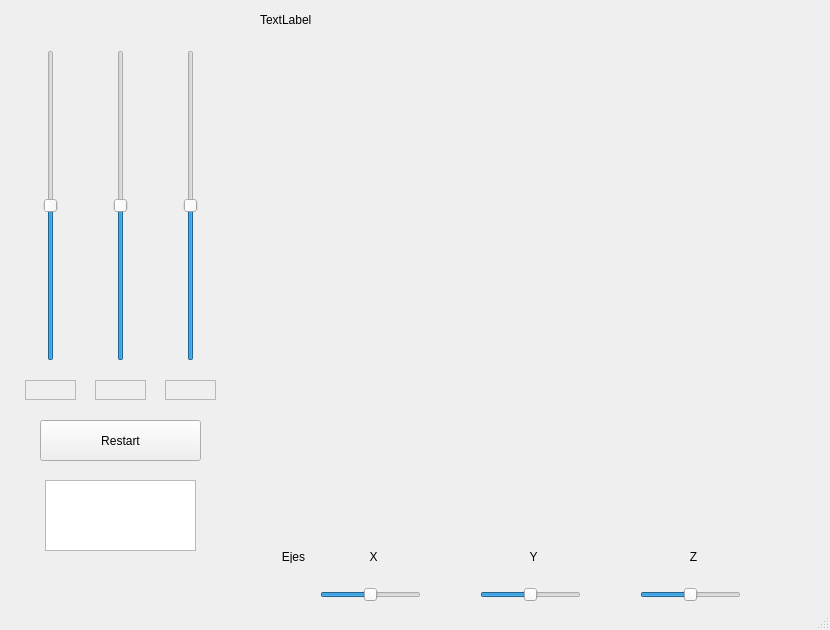
<?xml version="1.0" encoding="UTF-8"?>
<ui version="4.0">
 <class>MainWindow</class>
 <widget class="QMainWindow" name="MainWindow">
  <property name="geometry">
   <rect>
    <x>0</x>
    <y>0</y>
    <width>830</width>
    <height>630</height>
   </rect>
  </property>
  <property name="windowTitle">
   <string>Ventana Principal</string>
  </property>
  <widget class="QWidget" name="centralwidget">
   <widget class="QSlider" name="J1_ctl">
    <property name="geometry">
     <rect>
      <x>30</x>
      <y>50</y>
      <width>41</width>
      <height>311</height>
     </rect>
    </property>
    <property name="cursor">
     <cursorShape>ClosedHandCursor</cursorShape>
    </property>
    <property name="minimum">
     <number>-180</number>
    </property>
    <property name="maximum">
     <number>180</number>
    </property>
    <property name="tracking">
     <bool>true</bool>
    </property>
    <property name="orientation">
     <enum>Qt::Vertical</enum>
    </property>
   </widget>
   <widget class="QPushButton" name="RestartButton">
    <property name="geometry">
     <rect>
      <x>40</x>
      <y>420</y>
      <width>161</width>
      <height>41</height>
     </rect>
    </property>
    <property name="text">
     <string>Restart</string>
    </property>
   </widget>
   <widget class="QLabel" name="WelcomeLabel">
    <property name="geometry">
     <rect>
      <x>260</x>
      <y>10</y>
      <width>171</width>
      <height>20</height>
     </rect>
    </property>
    <property name="text">
     <string>TextLabel</string>
    </property>
   </widget>
   <widget class="QSlider" name="J2_ctl">
    <property name="geometry">
     <rect>
      <x>100</x>
      <y>50</y>
      <width>41</width>
      <height>311</height>
     </rect>
    </property>
    <property name="cursor">
     <cursorShape>ClosedHandCursor</cursorShape>
    </property>
    <property name="minimum">
     <number>-180</number>
    </property>
    <property name="maximum">
     <number>180</number>
    </property>
    <property name="orientation">
     <enum>Qt::Vertical</enum>
    </property>
   </widget>
   <widget class="QSlider" name="J3_ctl">
    <property name="geometry">
     <rect>
      <x>170</x>
      <y>50</y>
      <width>41</width>
      <height>311</height>
     </rect>
    </property>
    <property name="cursor">
     <cursorShape>ClosedHandCursor</cursorShape>
    </property>
    <property name="minimum">
     <number>-180</number>
    </property>
    <property name="maximum">
     <number>180</number>
    </property>
    <property name="orientation">
     <enum>Qt::Vertical</enum>
    </property>
   </widget>
   <widget class="QLabel" name="J1_label">
    <property name="geometry">
     <rect>
      <x>25</x>
      <y>380</y>
      <width>51</width>
      <height>20</height>
     </rect>
    </property>
    <property name="frameShape">
     <enum>QFrame::StyledPanel</enum>
    </property>
    <property name="text">
     <string/>
    </property>
    <property name="alignment">
     <set>Qt::AlignCenter</set>
    </property>
   </widget>
   <widget class="QLabel" name="J2_label">
    <property name="geometry">
     <rect>
      <x>95</x>
      <y>380</y>
      <width>51</width>
      <height>20</height>
     </rect>
    </property>
    <property name="frameShape">
     <enum>QFrame::StyledPanel</enum>
    </property>
    <property name="text">
     <string/>
    </property>
    <property name="alignment">
     <set>Qt::AlignCenter</set>
    </property>
   </widget>
   <widget class="QLabel" name="J3_label">
    <property name="geometry">
     <rect>
      <x>165</x>
      <y>380</y>
      <width>51</width>
      <height>20</height>
     </rect>
    </property>
    <property name="frameShape">
     <enum>QFrame::StyledPanel</enum>
    </property>
    <property name="text">
     <string/>
    </property>
    <property name="alignment">
     <set>Qt::AlignCenter</set>
    </property>
   </widget>
   <widget class="QGraphicsView" name="graphicsView">
    <property name="geometry">
     <rect>
      <x>45</x>
      <y>480</y>
      <width>151</width>
      <height>71</height>
     </rect>
    </property>
   </widget>
   <widget class="QLabel" name="label">
    <property name="geometry">
     <rect>
      <x>70</x>
      <y>500</y>
      <width>101</width>
      <height>31</height>
     </rect>
    </property>
    <property name="text">
     <string/>
    </property>
   </widget>
   <widget class="QSlider" name="SL_RotX">
    <property name="geometry">
     <rect>
      <x>320</x>
      <y>580</y>
      <width>101</width>
      <height>30</height>
     </rect>
    </property>
    <property name="minimum">
     <number>-360</number>
    </property>
    <property name="maximum">
     <number>360</number>
    </property>
    <property name="singleStep">
     <number>1</number>
    </property>
    <property name="orientation">
     <enum>Qt::Horizontal</enum>
    </property>
   </widget>
   <widget class="QSlider" name="SL_RotY">
    <property name="geometry">
     <rect>
      <x>480</x>
      <y>580</y>
      <width>101</width>
      <height>30</height>
     </rect>
    </property>
    <property name="minimum">
     <number>-360</number>
    </property>
    <property name="maximum">
     <number>360</number>
    </property>
    <property name="orientation">
     <enum>Qt::Horizontal</enum>
    </property>
   </widget>
   <widget class="QSlider" name="SL_RotZ">
    <property name="geometry">
     <rect>
      <x>640</x>
      <y>580</y>
      <width>101</width>
      <height>30</height>
     </rect>
    </property>
    <property name="minimum">
     <number>-360</number>
    </property>
    <property name="maximum">
     <number>360</number>
    </property>
    <property name="orientation">
     <enum>Qt::Horizontal</enum>
    </property>
   </widget>
   <widget class="QLabel" name="label_2">
    <property name="geometry">
     <rect>
      <x>350</x>
      <y>550</y>
      <width>47</width>
      <height>13</height>
     </rect>
    </property>
    <property name="text">
     <string>X</string>
    </property>
    <property name="alignment">
     <set>Qt::AlignCenter</set>
    </property>
   </widget>
   <widget class="QLabel" name="label_3">
    <property name="geometry">
     <rect>
      <x>510</x>
      <y>550</y>
      <width>47</width>
      <height>13</height>
     </rect>
    </property>
    <property name="text">
     <string>Y</string>
    </property>
    <property name="alignment">
     <set>Qt::AlignCenter</set>
    </property>
   </widget>
   <widget class="QLabel" name="label_4">
    <property name="geometry">
     <rect>
      <x>670</x>
      <y>550</y>
      <width>47</width>
      <height>13</height>
     </rect>
    </property>
    <property name="text">
     <string>Z</string>
    </property>
    <property name="alignment">
     <set>Qt::AlignCenter</set>
    </property>
   </widget>
   <widget class="QLabel" name="label_5">
    <property name="geometry">
     <rect>
      <x>270</x>
      <y>550</y>
      <width>47</width>
      <height>13</height>
     </rect>
    </property>
    <property name="text">
     <string>Ejes</string>
    </property>
    <property name="alignment">
     <set>Qt::AlignCenter</set>
    </property>
   </widget>
  </widget>
  <widget class="QMenuBar" name="menubar">
   <property name="geometry">
    <rect>
     <x>0</x>
     <y>0</y>
     <width>830</width>
     <height>21</height>
    </rect>
   </property>
  </widget>
  <widget class="QStatusBar" name="statusbar"/>
 </widget>
 <resources/>
 <connections/>
</ui>
